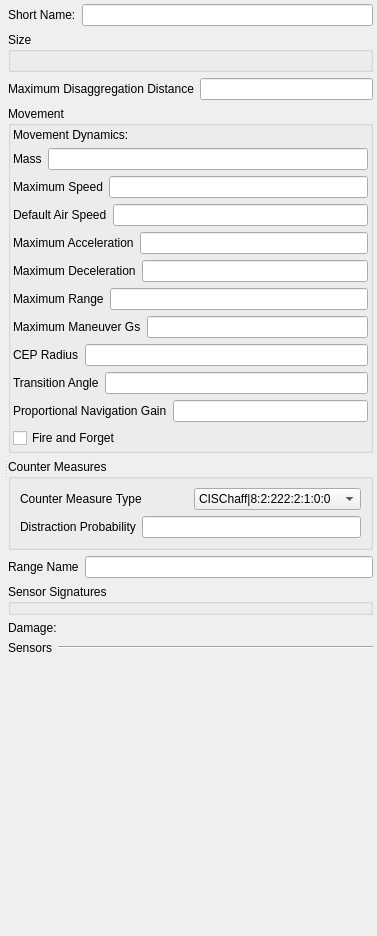
<?xml version="1.0" encoding="UTF-8"?>
<ui version="4.0">
 <class>Form</class>
 <widget class="QWidget" name="Form">
  <property name="geometry">
   <rect>
    <x>0</x>
    <y>0</y>
    <width>377</width>
    <height>936</height>
   </rect>
  </property>
  <property name="windowTitle">
   <string>Form</string>
  </property>
  <layout class="QVBoxLayout" name="verticalLayout_8">
   <property name="margin">
    <number>4</number>
   </property>
   <item>
    <widget class="QSplitter" name="splitter">
     <property name="orientation">
      <enum>Qt::Horizontal</enum>
     </property>
     <widget class="QWidget" name="layoutWidget">
      <layout class="QVBoxLayout" name="verticalLayout_6">
       <property name="margin">
        <number>0</number>
       </property>
       <item>
        <widget class="QWidget" name="myGeneralCanvas" native="true">
         <property name="sizePolicy">
          <sizepolicy hsizetype="MinimumExpanding" vsizetype="Fixed">
           <horstretch>0</horstretch>
           <verstretch>0</verstretch>
          </sizepolicy>
         </property>
         <property name="element_type" stdset="0">
          <string>general_canvas</string>
         </property>
        </widget>
       </item>
       <item>
        <widget class="QWidget" name="myDisplayCanvas" native="true">
         <property name="sizePolicy">
          <sizepolicy hsizetype="MinimumExpanding" vsizetype="MinimumExpanding">
           <horstretch>0</horstretch>
           <verstretch>0</verstretch>
          </sizepolicy>
         </property>
         <property name="minimumSize">
          <size>
           <width>0</width>
           <height>0</height>
          </size>
         </property>
         <property name="element_type" stdset="0">
          <string>display_widget_canvas</string>
         </property>
        </widget>
       </item>
      </layout>
     </widget>
     <widget class="QWidget" name="widget" native="true">
      <layout class="QVBoxLayout" name="verticalLayout_5">
       <property name="margin">
        <number>0</number>
       </property>
       <item>
        <layout class="QHBoxLayout" name="horizontalLayout">
         <item>
          <widget class="QLabel" name="short_name_label">
           <property name="text">
            <string>Short Name:</string>
           </property>
          </widget>
         </item>
         <item>
          <widget class="QLineEdit" name="short_name"/>
         </item>
        </layout>
       </item>
       <item>
        <widget class="QGroupBox" name="boundingVolumeGroupBox">
         <property name="title">
          <string>Size</string>
         </property>
         <layout class="QGridLayout" name="gridLayout">
          <property name="leftMargin">
           <number>2</number>
          </property>
          <property name="rightMargin">
           <number>2</number>
          </property>
          <property name="bottomMargin">
           <number>2</number>
          </property>
          <item row="0" column="0">
           <widget class="QWidget" name="bounding_volume" native="true"/>
          </item>
          <item row="1" column="0">
           <widget class="QWidget" name="bv_sp" native="true">
            <property name="minimumSize">
             <size>
              <width>0</width>
              <height>0</height>
             </size>
            </property>
            <property name="calculate_bounding_volume" stdset="0">
             <bool>true</bool>
            </property>
            <property name="element_type" stdset="0">
             <string>bv_sp_calc_widget</string>
            </property>
           </widget>
          </item>
         </layout>
        </widget>
       </item>
       <item>
        <layout class="QHBoxLayout" name="horizontalLayout_2">
         <item>
          <widget class="QLabel" name="disaggregation_range_label">
           <property name="text">
            <string>Maximum Disaggregation Distance</string>
           </property>
          </widget>
         </item>
         <item>
          <widget class="QLineEdit" name="disaggregation_range">
           <property name="display-units" stdset="0">
            <string>meters</string>
           </property>
           <property name="source-units" stdset="0">
            <string>meters</string>
           </property>
          </widget>
         </item>
        </layout>
       </item>
       <item>
        <widget class="QGroupBox" name="movementGroupBox">
         <property name="title">
          <string>Movement</string>
         </property>
         <layout class="QVBoxLayout" name="verticalLayout">
          <property name="margin">
           <number>2</number>
          </property>
          <item>
           <layout class="QHBoxLayout" name="horizontalLayout_7">
            <item>
             <widget class="QLabel" name="movement_system_label">
              <property name="text">
               <string>Movement Dynamics:</string>
              </property>
             </widget>
            </item>
            <item>
             <widget class="QWidget" name="movement_system" native="true">
              <property name="category" stdset="0">
               <string>movement</string>
              </property>
              <property name="none-selected-text" stdset="0">
               <string>Immobile</string>
              </property>
              <property name="element_type" stdset="0">
               <string>single_system_selector</string>
              </property>
             </widget>
            </item>
           </layout>
          </item>
          <item>
           <layout class="QHBoxLayout" name="horizontalLayout_3">
            <item>
             <widget class="QLabel" name="mass_label">
              <property name="text">
               <string>Mass</string>
              </property>
             </widget>
            </item>
            <item>
             <widget class="QLineEdit" name="mass">
              <property name="source-units" stdset="0">
               <string>kilograms</string>
              </property>
              <property name="display-units" stdset="0">
               <string>kilograms</string>
              </property>
             </widget>
            </item>
           </layout>
          </item>
          <item>
           <layout class="QHBoxLayout" name="horizontalLayout_4">
            <item>
             <widget class="QLabel" name="max_speed_label">
              <property name="text">
               <string>Maximum Speed</string>
              </property>
             </widget>
            </item>
            <item>
             <widget class="QLineEdit" name="max_speed">
              <property name="source-units" stdset="0">
               <string>meters-per-second</string>
              </property>
              <property name="display-units" stdset="0">
               <string>kilometers-per-hour</string>
              </property>
             </widget>
            </item>
           </layout>
          </item>
          <item>
           <layout class="QHBoxLayout" name="horizontalLayout_14">
            <item>
             <widget class="QLabel" name="ordered_speed_label">
              <property name="text">
               <string>Default Air Speed</string>
              </property>
             </widget>
            </item>
            <item>
             <widget class="QLineEdit" name="ordered_speed">
              <property name="source-units" stdset="0">
               <string>meters-per-second</string>
              </property>
              <property name="display-units" stdset="0">
               <string>kilometers-per-hour</string>
              </property>
             </widget>
            </item>
           </layout>
          </item>
          <item>
           <layout class="QHBoxLayout" name="horizontalLayout_5">
            <item>
             <widget class="QLabel" name="max_acceleration_label">
              <property name="text">
               <string>Maximum Acceleration</string>
              </property>
             </widget>
            </item>
            <item>
             <widget class="QLineEdit" name="max_acceleration">
              <property name="source-units" stdset="0">
               <string>meters-per-second2</string>
              </property>
              <property name="display-units" stdset="0">
               <string>meters-per-second2</string>
              </property>
             </widget>
            </item>
           </layout>
          </item>
          <item>
           <layout class="QHBoxLayout" name="horizontalLayout_16">
            <item>
             <widget class="QLabel" name="max_deceleration_label">
              <property name="text">
               <string>Maximum Deceleration</string>
              </property>
             </widget>
            </item>
            <item>
             <widget class="QLineEdit" name="max_deceleration">
              <property name="source-units" stdset="0">
               <string>meters-per-second2</string>
              </property>
              <property name="display-units" stdset="0">
               <string>meters-per-second2</string>
              </property>
             </widget>
            </item>
           </layout>
          </item>
          <item>
           <layout class="QHBoxLayout" name="horizontalLayout_6">
            <item>
             <widget class="QLabel" name="effective_range_label">
              <property name="text">
               <string>Maximum Range</string>
              </property>
             </widget>
            </item>
            <item>
             <widget class="QLineEdit" name="effective_range">
              <property name="source-units" stdset="0">
               <string>meters</string>
              </property>
              <property name="display-units" stdset="0">
               <string>kilometers</string>
              </property>
             </widget>
            </item>
           </layout>
          </item>
          <item>
           <layout class="QHBoxLayout" name="horizontalLayout_12">
            <item>
             <widget class="QLabel" name="max_maneuver_gs_label">
              <property name="text">
               <string>Maximum Maneuver Gs</string>
              </property>
             </widget>
            </item>
            <item>
             <widget class="QLineEdit" name="max_maneuver_gs"/>
            </item>
           </layout>
          </item>
          <item>
           <layout class="QHBoxLayout" name="horizontalLayout_15">
            <item>
             <widget class="QLabel" name="cep_radius_label">
              <property name="text">
               <string>CEP Radius</string>
              </property>
             </widget>
            </item>
            <item>
             <widget class="QLineEdit" name="cep_radius">
              <property name="source-units" stdset="0">
               <string>meters</string>
              </property>
              <property name="display-units" stdset="0">
               <string>meters</string>
              </property>
             </widget>
            </item>
           </layout>
          </item>
          <item>
           <layout class="QHBoxLayout" name="horizontalLayout_17">
            <item>
             <widget class="QLabel" name="transition_angle_label">
              <property name="text">
               <string>Transition Angle</string>
              </property>
             </widget>
            </item>
            <item>
             <widget class="QLineEdit" name="transition_angle">
              <property name="source-units" stdset="0">
               <string>radians</string>
              </property>
              <property name="display-units" stdset="0">
               <string>radians</string>
              </property>
             </widget>
            </item>
           </layout>
          </item>
          <item>
           <layout class="QHBoxLayout" name="horizontalLayout_18">
            <item>
             <widget class="QLabel" name="proportional_navigation_gain_label">
              <property name="text">
               <string>Proportional Navigation Gain</string>
              </property>
             </widget>
            </item>
            <item>
             <widget class="QLineEdit" name="proportional_navigation_gain"/>
            </item>
           </layout>
          </item>
          <item>
           <widget class="QCheckBox" name="fire_and_forget">
            <property name="text">
             <string>Fire and Forget</string>
            </property>
           </widget>
          </item>
         </layout>
        </widget>
       </item>
       <item>
        <widget class="QGroupBox" name="groupBox">
         <property name="title">
          <string>Counter Measures</string>
         </property>
         <layout class="QVBoxLayout" name="verticalLayout_7">
          <item>
           <layout class="QHBoxLayout" name="horizontalLayout_13">
            <item>
             <widget class="QLabel" name="counter_measure_type_label">
              <property name="text">
               <string>Counter Measure Type</string>
              </property>
             </widget>
            </item>
            <item>
             <widget class="QComboBox" name="counter_measure_type">
              <item>
               <property name="text">
                <string extracomment="1:2:4:2:56:2:1">CISChaff|8:2:222:2:1:0:0</string>
               </property>
              </item>
              <item>
               <property name="text">
                <string extracomment="1:2:4:2:5:2:3">CISFlare|8:2:222:2:1:1:0</string>
               </property>
              </item>
              <item>
               <property name="text">
                <string extracomment="5:356:2:6:78:1:2">USChaff|8:2:225:2:1:0:0</string>
               </property>
              </item>
              <item>
               <property name="text">
                <string extracomment="1:2:3:4:5:6:7">USFlare|8:2:225:2:1:1:0</string>
               </property>
              </item>
             </widget>
            </item>
           </layout>
          </item>
          <item>
           <layout class="QHBoxLayout" name="horizontalLayout_11">
            <item>
             <widget class="QLabel" name="distraction_probability_label">
              <property name="text">
               <string>Distraction Probability</string>
              </property>
             </widget>
            </item>
            <item>
             <widget class="QLineEdit" name="distraction_probability"/>
            </item>
           </layout>
          </item>
         </layout>
        </widget>
       </item>
       <item>
        <layout class="QHBoxLayout" name="horizontalLayout_123">
         <item>
          <widget class="QLabel" name="range_name_label">
           <property name="text">
            <string>Range Name</string>
           </property>
          </widget>
         </item>
         <item>
          <widget class="QLineEdit" name="range_name"/>
         </item>
        </layout>
       </item>
       <item>
        <widget class="QGroupBox" name="sensorSignaturesGroupBox">
         <property name="title">
          <string>Sensor Signatures</string>
         </property>
         <layout class="QVBoxLayout" name="verticalLayout_3">
          <property name="spacing">
           <number>2</number>
          </property>
          <property name="margin">
           <number>2</number>
          </property>
          <item>
           <widget class="QWidget" name="sensor_signatures" native="true">
            <property name="default-signatures" stdset="0">
             <string>visual-signature=2.0;radar-signature=10.0</string>
            </property>
           </widget>
          </item>
         </layout>
        </widget>
       </item>
       <item>
        <layout class="QHBoxLayout" name="horizontalLayout_8">
         <item>
          <widget class="QLabel" name="damage_system_label">
           <property name="text">
            <string>Damage:</string>
           </property>
          </widget>
         </item>
         <item>
          <widget class="QWidget" name="damage_system" native="true">
           <property name="category" stdset="0">
            <string>damage</string>
           </property>
           <property name="none-selected-text" stdset="0">
            <string>Undamagable</string>
           </property>
           <property name="element_type" stdset="0">
            <string>single_system_selector</string>
           </property>
          </widget>
         </item>
        </layout>
       </item>
       <item>
        <layout class="QVBoxLayout" name="verticalLayout_4">
         <item>
          <layout class="QHBoxLayout" name="horizontalLayout_9">
           <item>
            <widget class="QLabel" name="sensor_system_selector_label">
             <property name="sizePolicy">
              <sizepolicy hsizetype="Fixed" vsizetype="Fixed">
               <horstretch>0</horstretch>
               <verstretch>0</verstretch>
              </sizepolicy>
             </property>
             <property name="text">
              <string>Sensors</string>
             </property>
            </widget>
           </item>
           <item>
            <widget class="Line" name="line">
             <property name="orientation">
              <enum>Qt::Horizontal</enum>
             </property>
            </widget>
           </item>
          </layout>
         </item>
         <item>
          <widget class="QWidget" name="sensor_system_selector" native="true">
           <property name="category" stdset="0">
            <string>sensor</string>
           </property>
           <property name="element_type" stdset="0">
            <string>multi_system_selector</string>
           </property>
          </widget>
         </item>
        </layout>
       </item>
       <item>
        <spacer name="verticalSpacer">
         <property name="orientation">
          <enum>Qt::Vertical</enum>
         </property>
         <property name="sizeHint" stdset="0">
          <size>
           <width>20</width>
           <height>169</height>
          </size>
         </property>
        </spacer>
       </item>
      </layout>
     </widget>
    </widget>
   </item>
  </layout>
 </widget>
 <resources/>
 <connections/>
</ui>
